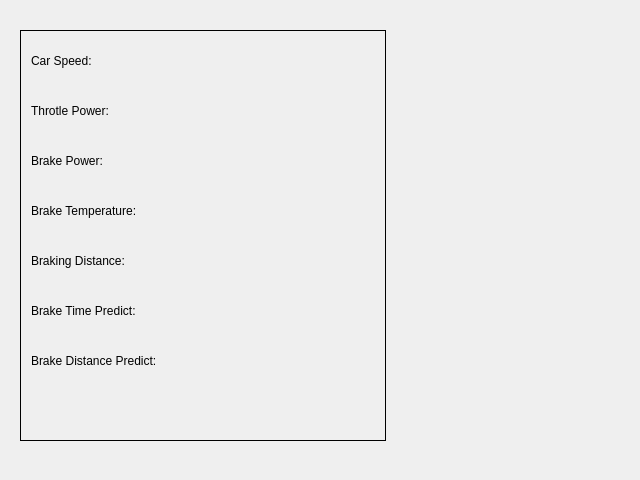
<?xml version="1.0" encoding="UTF-8"?>
<ui version="4.0">
 <class>BrakeVis</class>
 <widget class="QMainWindow" name="BrakeVis">
  <property name="geometry">
   <rect>
    <x>0</x>
    <y>0</y>
    <width>640</width>
    <height>480</height>
   </rect>
  </property>
  <property name="sizePolicy">
   <sizepolicy hsizetype="Fixed" vsizetype="Fixed">
    <horstretch>0</horstretch>
    <verstretch>0</verstretch>
   </sizepolicy>
  </property>
  <property name="windowTitle">
   <string>BrakeVis</string>
  </property>
  <widget class="QWidget" name="centralwidget">
   <property name="sizePolicy">
    <sizepolicy hsizetype="Fixed" vsizetype="Fixed">
     <horstretch>0</horstretch>
     <verstretch>0</verstretch>
    </sizepolicy>
   </property>
   <widget class="QFrame" name="horizontalFrame">
    <property name="geometry">
     <rect>
      <x>10</x>
      <y>20</y>
      <width>621</width>
      <height>431</height>
     </rect>
    </property>
    <layout class="QHBoxLayout" name="mainLayout">
     <property name="spacing">
      <number>10</number>
     </property>
     <property name="leftMargin">
      <number>10</number>
     </property>
     <property name="topMargin">
      <number>10</number>
     </property>
     <property name="rightMargin">
      <number>10</number>
     </property>
     <property name="bottomMargin">
      <number>10</number>
     </property>
     <item>
      <widget class="QFrame" name="TextFrame">
       <property name="minimumSize">
        <size>
         <width>250</width>
         <height>0</height>
        </size>
       </property>
       <property name="frameShape">
        <enum>QFrame::Box</enum>
       </property>
       <property name="frameShadow">
        <enum>QFrame::Plain</enum>
       </property>
       <layout class="QVBoxLayout" name="verticalLayout">
        <property name="spacing">
         <number>10</number>
        </property>
        <property name="leftMargin">
         <number>10</number>
        </property>
        <property name="topMargin">
         <number>10</number>
        </property>
        <property name="rightMargin">
         <number>10</number>
        </property>
        <property name="bottomMargin">
         <number>0</number>
        </property>
        <item>
         <widget class="QLabel" name="AccelerationLabel">
          <property name="minimumSize">
           <size>
            <width>0</width>
            <height>40</height>
           </size>
          </property>
          <property name="maximumSize">
           <size>
            <width>16777215</width>
            <height>40</height>
           </size>
          </property>
          <property name="text">
           <string>Car Speed:</string>
          </property>
         </widget>
        </item>
        <item>
         <widget class="QLabel" name="Throtlepowerlabel">
          <property name="minimumSize">
           <size>
            <width>0</width>
            <height>40</height>
           </size>
          </property>
          <property name="text">
           <string>Throtle Power:</string>
          </property>
         </widget>
        </item>
        <item>
         <widget class="QLabel" name="Brakepowerlabel">
          <property name="minimumSize">
           <size>
            <width>0</width>
            <height>40</height>
           </size>
          </property>
          <property name="maximumSize">
           <size>
            <width>16777215</width>
            <height>40</height>
           </size>
          </property>
          <property name="text">
           <string>Brake Power:</string>
          </property>
         </widget>
        </item>
        <item>
         <widget class="QLabel" name="Temperaturelabel">
          <property name="minimumSize">
           <size>
            <width>0</width>
            <height>40</height>
           </size>
          </property>
          <property name="maximumSize">
           <size>
            <width>16777215</width>
            <height>40</height>
           </size>
          </property>
          <property name="text">
           <string>Brake Temperature:</string>
          </property>
         </widget>
        </item>
        <item>
         <widget class="QLabel" name="Brakedistancelabel">
          <property name="minimumSize">
           <size>
            <width>0</width>
            <height>40</height>
           </size>
          </property>
          <property name="maximumSize">
           <size>
            <width>16777215</width>
            <height>40</height>
           </size>
          </property>
          <property name="text">
           <string>Braking Distance:</string>
          </property>
         </widget>
        </item>
        <item>
         <widget class="QLabel" name="BrakeTimelabel">
          <property name="minimumSize">
           <size>
            <width>0</width>
            <height>40</height>
           </size>
          </property>
          <property name="maximumSize">
           <size>
            <width>16777215</width>
            <height>40</height>
           </size>
          </property>
          <property name="text">
           <string>Brake Time Predict:</string>
          </property>
         </widget>
        </item>
        <item>
         <widget class="QLabel" name="BrakeStoplabel">
          <property name="minimumSize">
           <size>
            <width>0</width>
            <height>40</height>
           </size>
          </property>
          <property name="maximumSize">
           <size>
            <width>16777215</width>
            <height>40</height>
           </size>
          </property>
          <property name="text">
           <string>Brake Distance Predict:</string>
          </property>
         </widget>
        </item>
        <item>
         <spacer name="verticalSpacer">
          <property name="orientation">
           <enum>Qt::Vertical</enum>
          </property>
          <property name="sizeHint" stdset="0">
           <size>
            <width>20</width>
            <height>40</height>
           </size>
          </property>
         </spacer>
        </item>
       </layout>
      </widget>
     </item>
     <item>
      <widget class="QLabel" name="DiscLabel">
       <property name="minimumSize">
        <size>
         <width>225</width>
         <height>225</height>
        </size>
       </property>
       <property name="maximumSize">
        <size>
         <width>225</width>
         <height>225</height>
        </size>
       </property>
       <property name="autoFillBackground">
        <bool>false</bool>
       </property>
       <property name="text">
        <string/>
       </property>
       <property name="textFormat">
        <enum>Qt::PlainText</enum>
       </property>
       <property name="pixmap">
        <pixmap>../SimpBrake.png</pixmap>
       </property>
       <property name="scaledContents">
        <bool>true</bool>
       </property>
       <property name="alignment">
        <set>Qt::AlignCenter</set>
       </property>
      </widget>
     </item>
    </layout>
   </widget>
  </widget>
 </widget>
 <resources/>
 <connections/>
</ui>
